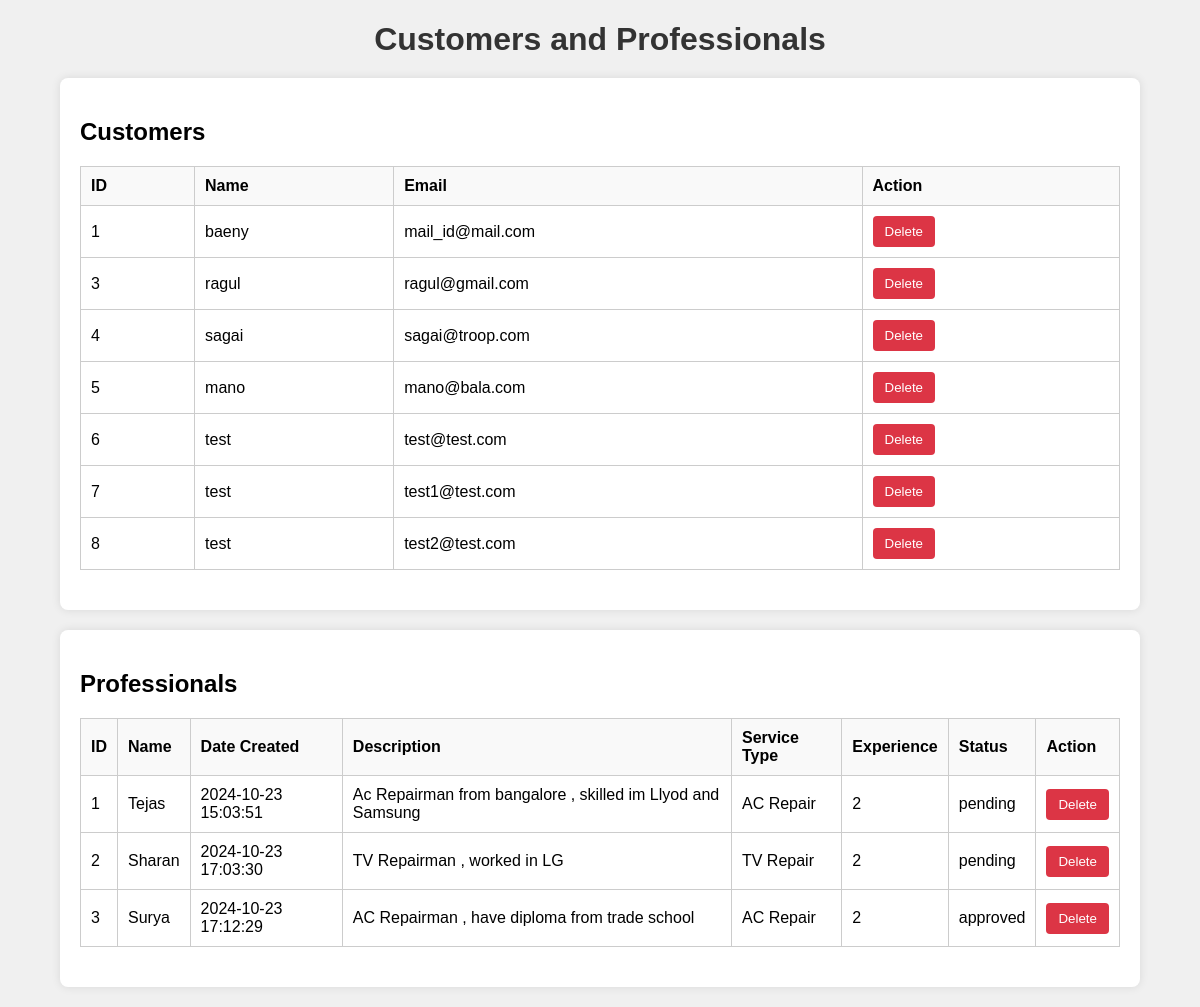
Screenshot of /view-people with the database file from the repository.
### tables this page shows
CREATE TABLE customers (
    id INTEGER PRIMARY KEY AUTOINCREMENT,
    name TEXT NOT NULL,
    email TEXT UNIQUE NOT NULL,
    password TEXT NOT NULL
);

CREATE TABLE professionals (
    id INTEGER PRIMARY KEY AUTOINCREMENT,
    name TEXT NOT NULL,
    date_created DATETIME DEFAULT CURRENT_TIMESTAMP,
    description TEXT,
    service_type TEXT NOT NULL,
    experience INTEGER,
    status TEXT DEFAULT 'pending'
, password TEXT);

### app.py (the view, shortened to what this page needs)
@app.route('/view-people', methods=['GET', 'POST'])
def view_people():
    conn = get_db_connection()
    cursor = conn.cursor()
    cursor.execute('SELECT * FROM customers')
    customers = cursor.fetchall()
    cursor.execute('SELECT * FROM professionals')
    professionals = cursor.fetchall()
    conn.close()
    return render_template('admin/view_people.html', customers=customers, professionals=professionals)

### app.py (called while the page is built)
def get_db_connection():
    conn = sqlite3.connect('your_database.db')
    conn.row_factory = sqlite3.Row
    return conn

### templates/admin/view_people.html (shortened to what this page needs)
<!DOCTYPE html>
<html lang="en">
<head>
</head>
<body>
    <div class="container">
        <h1>Customers and Professionals</h1>
        <div class="table-container">
            <h2>Customers</h2>
            <table>
                <thead>
                    <tr>
                        <th>ID</th>
                        <th>Name</th>
                        <th>Email</th>
                        <th>Action</th>
                    </tr>
                </thead>
                <tbody>
                    {% for customer in customers %}
                    <tr>
                        <td>{{ customer['id'] }}</td>
                        <td>{{ customer['name'] }}</td>
                        <td>{{ customer['email'] }}</td>
                        <td>
                            <form method="POST" action="{{ url_for('view_people') }}">
                                <button type="submit">Delete</button>
                            </form>
                        </td>
                    </tr>
                    {% endfor %}
                </tbody>
            </table>
        </div>
        <div class="table-container">
            <h2>Professionals</h2>
            <table>
                <thead>
                    <tr>
                        <th>ID</th>
                        <th>Name</th>
                        <th>Date Created</th>
                        <th>Description</th>
                        <th>Service Type</th>
                        <th>Experience</th>
                        <th>Status</th>
                        <th>Action</th>
                    </tr>
                </thead>
                <tbody>
                    {% for professional in professionals %}
                    <tr>
                        <td>{{ professional['id'] }}</td>
                        <td>{{ professional['name'] }}</td>
                        <td>{{ professional['date_created'] }}</td>
                        <td>{{ professional['description'] }}</td>
                        <td>{{ professional['service_type'] }}</td>
                        <td>{{ professional['experience'] }}</td>
                        <td>{{ professional['status'] }}</td>
                        <td>
                            <form method="POST" action="{{ url_for('view_people') }}">
                                <button type="submit">Delete</button>
                            </form>
                        </td>
                    </tr>
                    {% endfor %}
                </tbody>
            </table>
        </div>
    </div>
</body>
</html>

### templates/admin/view_people.html (style rules this page uses)
body { font-family: Arial, sans-serif; margin: 0; padding: 0; background-color: #f0f0f0; }
.container { width: 90%; margin: 20px auto; }
h1 { text-align: center; margin-bottom: 20px; color: #333; }
.table-container { background-color: #fff; border-radius: 8px; padding: 20px; box-shadow: 0 0 10px rgba(0, 0, 0, 0.1); margin-bottom: 20px; }
table { width: 100%; border-collapse: collapse; margin-bottom: 20px; }
th, td { padding: 10px; border: 1px solid #ccc; text-align: left; }
th { background-color: #f9f9f9; }
button { padding: 8px 12px; border: none; background-color: #dc3545; color: #fff; cursor: pointer; border-radius: 4px; }

### rows the page displays
customers: id "1", name "baeny", email "mail_id@mail.com"
customers: id "3", name "ragul", email "ragul@gmail.com"
customers: id "4", name "sagai", email "sagai@troop.com"
customers: id "5", name "mano", email "mano@bala.com"
customers: id "6", name "test", email "test@test.com"
customers: id "7", name "test", email "test1@test.com"
customers: id "8", name "test", email "test2@test.com"
professionals: id "1", name "Tejas", date_created "2024-10-23 15:03:51", description "Ac Repairman from bangalore , skilled im Llyod and Samsung", service_type "AC Repair", experience "2", status "pending"
professionals: id "2", name "Sharan", date_created "2024-10-23 17:03:30", description "TV Repairman , worked in LG", service_type "TV Repair", experience "2", status "pending"
professionals: id "3", name "Surya", date_created "2024-10-23 17:12:29", description "AC Repairman , have diploma from trade school", service_type "AC Repair", experience "2", status "approved"
